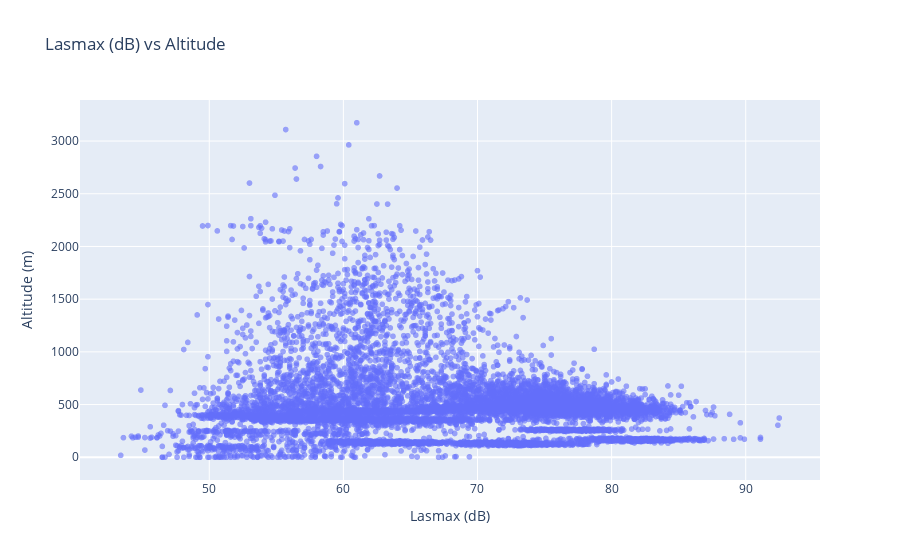

Notebook code cell kept with this figure:
### Code cell
fig = px.scatter(
    data,
    x='lasmax_dB',
    y='altitude',
    title='Lasmax (dB) vs Altitude',
    labels={'altitude': 'Altitude (m)', 'lasmax_dB': 'Lasmax (dB)'},
    opacity=0.6
)
fig.show()

### Figure 1 — Plotly figure (JSON) as saved in the notebook; plotly's stock layout.template omitted (floating-point values rounded to 4 significant figures; data arrays with more than 128 entries replaced by an {"elided": "..."} marker saying what was removed)
{"data": [{"hovertemplate": "Lasmax (dB)=%{x}<br>Altitude (m)=%{y}<extra></extra>", "legendgroup": "", "marker": {"color": "#636efa", "opacity": 0.6, "symbol": "circle"}, "mode": "markers", "name": "", "showlegend": false, "type": "scattergl", "x": {"elided": "9987 float values"}, "xaxis": "x", "y": {"elided": "9987 float values"}, "yaxis": "y"}], "layout": {"legend": {"tracegroupgap": 0}, "title": {"text": "Lasmax (dB) vs Altitude"}, "xaxis": {"anchor": "y", "domain": [0, 1], "title": {"text": "Lasmax (dB)"}}, "yaxis": {"anchor": "x", "domain": [0, 1], "title": {"text": "Altitude (m)"}}}}
